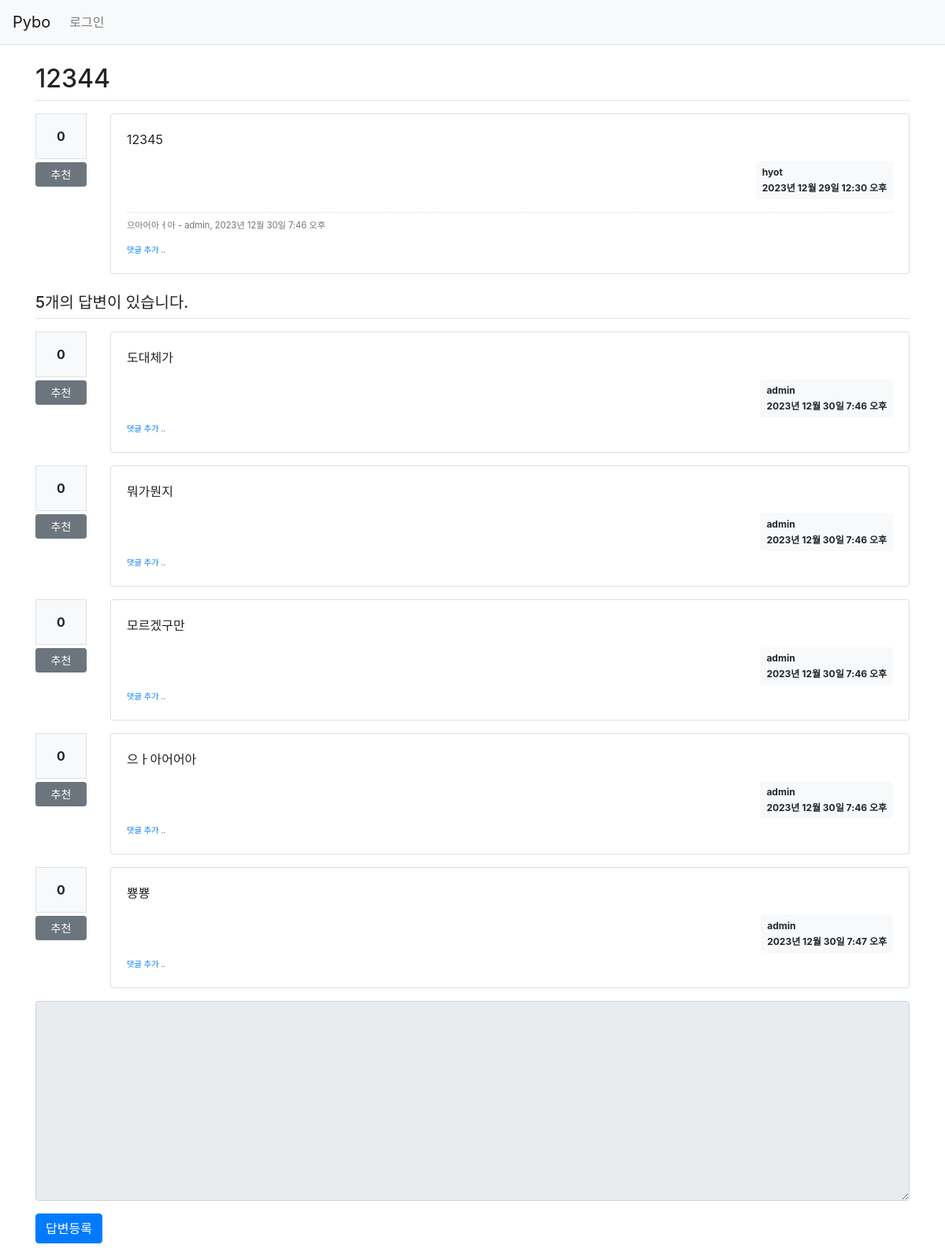
The app's page /pybo/310/ with its own data.
### pybo/models.py (models this page shows, shortened)
class Question(models.Model):
    author = models.ForeignKey(User, on_delete=models.CASCADE, related_name='author_question')
    subject = models.CharField(max_length=200)
    content = models.TextField()
    create_date = models.DateTimeField()
    modify_date = models.DateTimeField(null=True, blank=True)
    voter = models.ManyToManyField(User, related_name='voter_question')

class Comment(models.Model):
    author = models.ForeignKey(User, on_delete=models.CASCADE)
    content = models.TextField()
    create_date = models.DateTimeField()
    modify_date = models.DateTimeField(null=True, blank=True)
    question = models.ForeignKey(Question, null=True, blank=True, on_delete=models.CASCADE)
    answer = models.ForeignKey(Answer, null=True, blank=True, on_delete=models.CASCADE)

class Answer(models.Model):
    author = models.ForeignKey(User, on_delete=models.CASCADE, related_name='author_answer')
    question = models.ForeignKey(Question, on_delete=models.CASCADE)
    content = models.TextField()
    create_date = models.DateTimeField()
    modify_date = models.DateTimeField(null=True, blank=True)
    voter = models.ManyToManyField(User, related_name='voter_answer')

### pybo/views/base_views.py (the view)
# urls.py: path('<int:question_id>/', base_views.detail, name='detail'),
def detail(request, question_id):
    question = get_object_or_404(Question, pk=question_id)
    context = {'question': question}
    return render(request, 'pybo/question_detail.html', context)

### pybo/templatetags/pybo_filter.py (called while the page is built)
@register.filter()
def mark(value):
    extensions = ["nl2br", "fenced_code"]
    return mark_safe(markdown.markdown(value, extensions=extensions))

### templates/pybo/question_detail.html (shortened to what this page needs)
{% extends 'base.html' %}
{% load pybo_filter %}
{% block content %}
<div class="container my-3">
    <h2 class="border-bottom py-2">{{ question.subject }}</h2>
    <div class="row my-3">
        <div class="col-1">
            <div class="bg-light text-center p-3 border font-weight-bolder mb-1">{{question.voter.count}}</div>
            <a href="#" data-uri="{% url 'pybo:vote_question' question.id  %}"
               class="recommend btn btn-sm btn-secondary btn-block my-1">추천</a>
        </div>
        <div class="col-11">
            <div class="card">
                <div class="card-body">
                    <div class="card-text">{{ question.content|mark }}</div>
                    <div class="d-flex justify-content-end">
                        <div class="badge badge-light p-2 text-left">
                            <div class="mb-2">{{ question.author.username }}</div>
                            <div>{{ question.create_date }}</div>
                        </div>
                    </div>
                    {% if question.comment_set.count > 0 %}
                    <div class="mt-3">
                    {% for comment in question.comment_set.all %}
                        <div class="comment py-2 text-muted">
                            <span style="white-space: pre-line;">{{ comment.content }}</span>
                            <span>
                                - {{ comment.author }}, {{ comment.create_date }}
                            </span>
                        </div>
                    {% endfor %}
                    </div>
                    {% endif %}
                    <div>
                        <a href="{% url 'pybo:comment_create_question' question.id  %}"
                           class="small"><small>댓글 추가 ..</small></a>
                    </div>
                </div>
            </div>
        </div>
    </div>
    <h5 class="border-bottom my-3 py-2">{{question.answer_set.count}}개의 답변이 있습니다.</h5>
    {% for answer in question.answer_set.all %}
    <div class="row my-3">
        <div class="col-1">
            <div class="bg-light text-center p-3 border font-weight-bolder mb-1">{{answer.voter.count}}</div>
            <a href="#" data-uri="{% url 'pybo:vote_answer' answer.id  %}"
                class="recommend btn btn-sm btn-secondary btn-block my-1">추천</a>
        </div>
        <div class="col-11">
            <div class="card">
                <div class="card-body">
                    <div class="card-text">{{ answer.content|mark }}</div>
                    <div class="d-flex justify-content-end">
                        <div class="badge badge-light p-2 text-left">
                            <div class="mb-2">{{ answer.author.username }}</div>
                            <div>{{ answer.create_date }}</div>
                        </div>
                    </div>
                    <div>
                        <a href="{% url 'pybo:comment_create_answer' answer.id  %}"
                           class="small"><small>댓글 추가 ..</small></a>
                    </div>
                </div>
            </div>
        </div>
    </div>
    {% endfor %}
    <form action="{% url 'pybo:answer_create' question.id %}" method="post" class="my-3">
        <div class="form-group">
            <textarea {% if not user.is_authenticated %}disabled{% endif %}
              name="content" id="content" class="form-control" rows="10"></textarea>
        </div>
        <input type="submit" value="답변등록" class="btn btn-primary">
    </form>
</div>
{% endblock %}

### static/style.css (style rules this page uses)
.comment { border-top:dotted 1px #ddd; font-size:0.7em; }

### records on screen
Question: subject "12344", voter.count "0", content|mark "12345", author.username "hyot", create_date "2023년 12월 29일 12:30 오후", answer_set.count "5"
Comment: content "으아어아ㅓ아", author "admin", create_date "2023년 12월 30일 7:46 오후"
Answer: voter.count "0", content|mark "도대체가", author.username "admin", create_date "2023년 12월 30일 7:46 오후"
Answer: voter.count "0", content|mark "뭐가뭔지", author.username "admin", create_date "2023년 12월 30일 7:46 오후"
Answer: voter.count "0", content|mark "모르겠구만", author.username "admin", create_date "2023년 12월 30일 7:46 오후"
Answer: voter.count "0", content|mark "으ㅏ아어어아", author.username "admin", create_date "2023년 12월 30일 7:46 오후"
Answer: voter.count "0", content|mark "뿅뿅", author.username "admin", create_date "2023년 12월 30일 7:47 오후"
